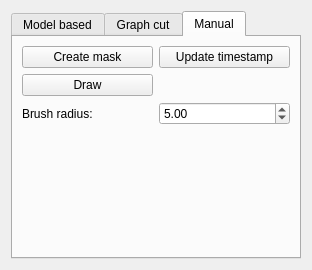
<?xml version="1.0" encoding="UTF-8"?>
<ui version="4.0">
 <class>OrganSegmentationWidget</class>
 <widget class="QWidget" name="OrganSegmentationWidget">
  <property name="geometry">
   <rect>
    <x>0</x>
    <y>0</y>
    <width>312</width>
    <height>270</height>
   </rect>
  </property>
  <property name="minimumSize">
   <size>
    <width>200</width>
    <height>100</height>
   </size>
  </property>
  <property name="windowTitle">
   <string>Form</string>
  </property>
  <layout class="QVBoxLayout" name="verticalLayout">
   <item>
    <widget class="QTabWidget" name="tabWidget">
     <property name="currentIndex">
      <number>2</number>
     </property>
     <widget class="QWidget" name="tab">
      <attribute name="title">
       <string>Model based</string>
      </attribute>
     </widget>
     <widget class="QWidget" name="tab_2">
      <attribute name="title">
       <string>Graph cut</string>
      </attribute>
     </widget>
     <widget class="QWidget" name="tab_3">
      <attribute name="title">
       <string>Manual</string>
      </attribute>
      <layout class="QGridLayout" name="gridLayout">
       <item row="3" column="1">
        <widget class="QDoubleSpinBox" name="doubleSpinBox">
         <property name="minimum">
          <double>0.100000000000000</double>
         </property>
         <property name="value">
          <double>5.000000000000000</double>
         </property>
        </widget>
       </item>
       <item row="3" column="0">
        <widget class="QLabel" name="label">
         <property name="text">
          <string>Brush radius:</string>
         </property>
        </widget>
       </item>
       <item row="4" column="1">
        <spacer name="verticalSpacer">
         <property name="orientation">
          <enum>Qt::Vertical</enum>
         </property>
         <property name="sizeHint" stdset="0">
          <size>
           <width>20</width>
           <height>40</height>
          </size>
         </property>
        </spacer>
       </item>
       <item row="1" column="0">
        <widget class="QPushButton" name="pushButton">
         <property name="text">
          <string>Create mask</string>
         </property>
        </widget>
       </item>
       <item row="2" column="0">
        <widget class="QPushButton" name="pushButton_2">
         <property name="text">
          <string>Draw</string>
         </property>
         <property name="checkable">
          <bool>true</bool>
         </property>
        </widget>
       </item>
       <item row="1" column="1">
        <widget class="QPushButton" name="pushButton_3">
         <property name="text">
          <string>Update timestamp</string>
         </property>
        </widget>
       </item>
      </layout>
     </widget>
    </widget>
   </item>
  </layout>
 </widget>
 <resources/>
 <connections>
  <connection>
   <sender>pushButton</sender>
   <signal>clicked()</signal>
   <receiver>OrganSegmentationWidget</receiver>
   <slot>createMask()</slot>
   <hints>
    <hint type="sourcelabel">
     <x>54</x>
     <y>60</y>
    </hint>
    <hint type="destinationlabel">
     <x>-1</x>
     <y>11</y>
    </hint>
   </hints>
  </connection>
  <connection>
   <sender>pushButton_2</sender>
   <signal>toggled(bool)</signal>
   <receiver>OrganSegmentationWidget</receiver>
   <slot>toggleDraw(bool)</slot>
   <hints>
    <hint type="sourcelabel">
     <x>96</x>
     <y>89</y>
    </hint>
    <hint type="destinationlabel">
     <x>4</x>
     <y>141</y>
    </hint>
   </hints>
  </connection>
  <connection>
   <sender>pushButton_3</sender>
   <signal>clicked()</signal>
   <receiver>OrganSegmentationWidget</receiver>
   <slot>updateTimestamp()</slot>
   <hints>
    <hint type="sourcelabel">
     <x>239</x>
     <y>66</y>
    </hint>
    <hint type="destinationlabel">
     <x>310</x>
     <y>17</y>
    </hint>
   </hints>
  </connection>
 </connections>
 <slots>
  <slot>createMask()</slot>
  <slot>toggleDraw(bool)</slot>
  <slot>updateTimestamp()</slot>
 </slots>
</ui>
